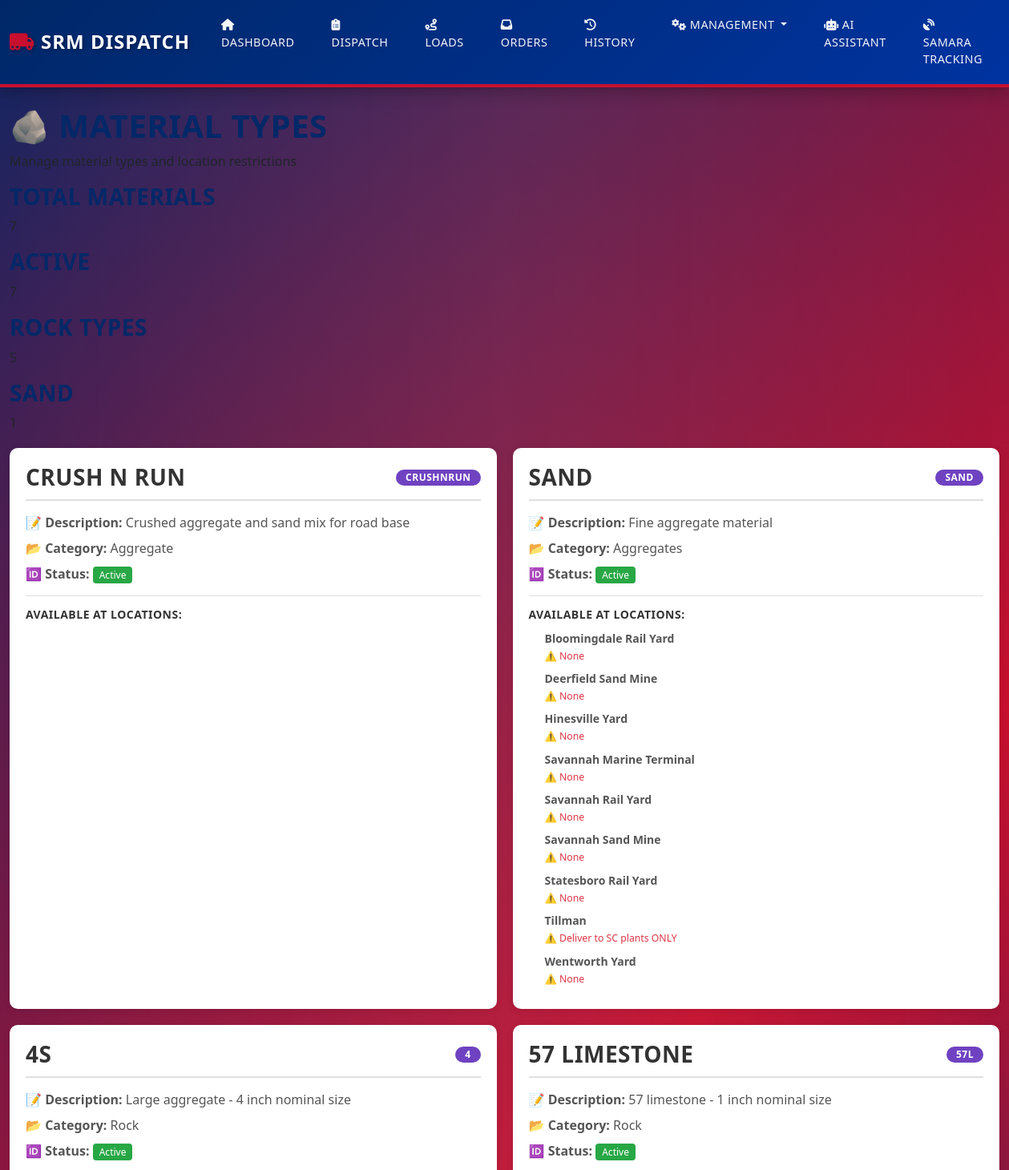
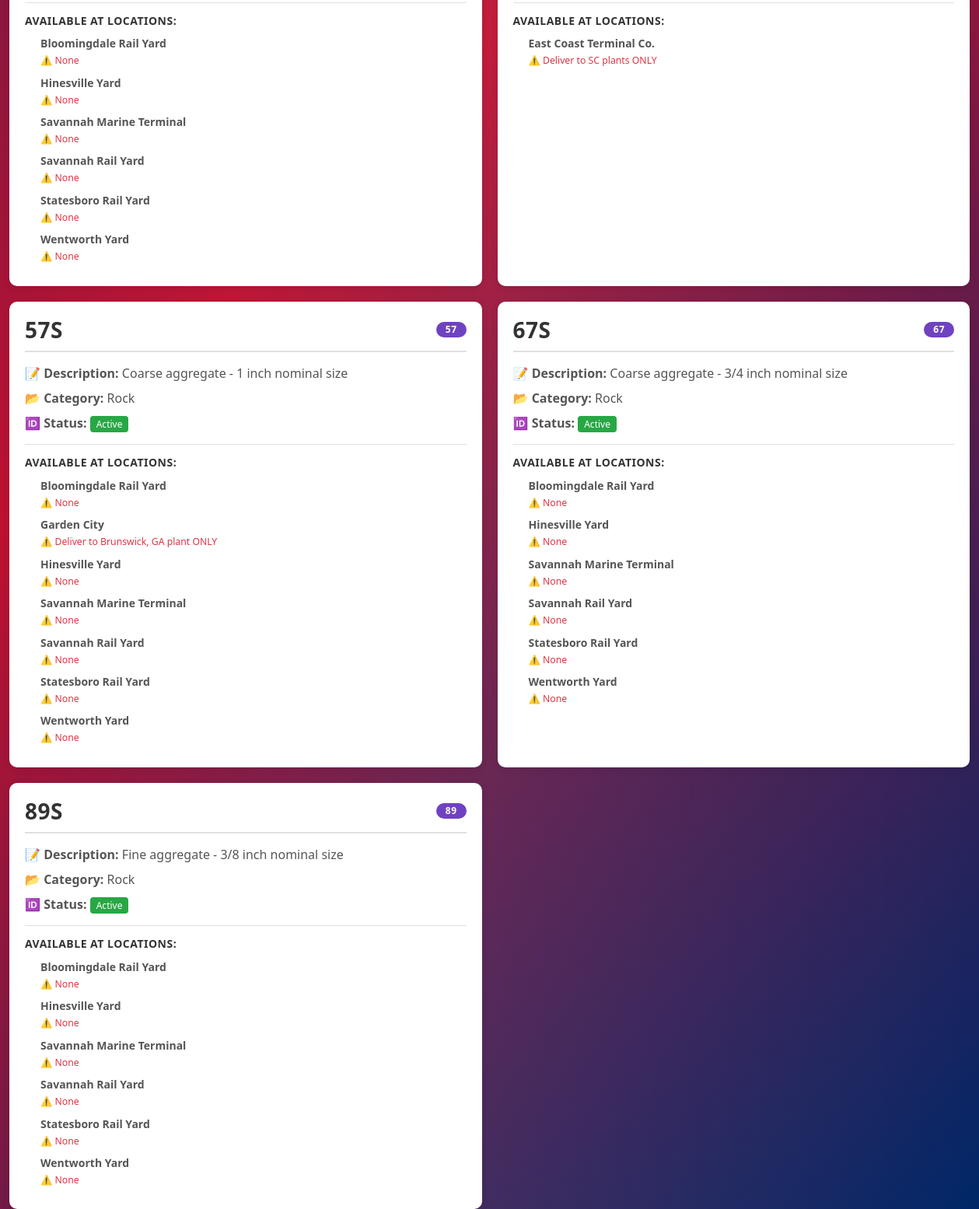
The page /materials on the database its author committed (2 pictures, top to bottom).
### tables this page shows
CREATE TABLE material_types (
            id INTEGER PRIMARY KEY AUTOINCREMENT,
            code TEXT UNIQUE NOT NULL,
            name TEXT NOT NULL,
            description TEXT,
            category TEXT,
            status TEXT DEFAULT 'active',
            created_at TIMESTAMP DEFAULT CURRENT_TIMESTAMP,
            updated_at TIMESTAMP DEFAULT CURRENT_TIMESTAMP
        );

CREATE TABLE location_materials (
            id INTEGER PRIMARY KEY AUTOINCREMENT,
            pickup_location_id TEXT NOT NULL,
            material_code TEXT NOT NULL,
            restriction TEXT,
            status TEXT DEFAULT 'active',
            created_at TIMESTAMP DEFAULT CURRENT_TIMESTAMP,
            updated_at TIMESTAMP DEFAULT CURRENT_TIMESTAMP,
            FOREIGN KEY (pickup_location_id) REFERENCES pickup_locations(location_id),
            FOREIGN KEY (material_code) REFERENCES material_types(code),
            UNIQUE(pickup_location_id, material_code)
        );

CREATE TABLE pickup_locations (
            id INTEGER PRIMARY KEY AUTOINCREMENT,
            location_id TEXT UNIQUE,
            name TEXT NOT NULL,
            company TEXT,
            address TEXT,
            city TEXT,
            state TEXT,
            zip TEXT,
            phone TEXT,
            hours TEXT,
            sales_rep TEXT,
            district_office TEXT,
            division_office TEXT,
            products TEXT,
            railway_access TEXT,
            status TEXT DEFAULT 'active',
            created_at TIMESTAMP DEFAULT CURRENT_TIMESTAMP,
            updated_at TIMESTAMP DEFAULT CURRENT_TIMESTAMP
        );

### app.py (the view)
@app.route('/materials')
def materials():
    materials_list = query_db('SELECT * FROM material_types ORDER BY category, name')
    location_materials = query_db('''
        SELECT lm.*, pl.name as location_name, mt.name as material_name
        FROM location_materials lm
        JOIN pickup_locations pl ON lm.pickup_location_id = pl.location_id
        JOIN material_types mt ON lm.material_code = mt.code
        ORDER BY pl.name, mt.name
    ''')
    return render_template('materials.html', materials=materials_list, location_materials=location_materials)

### app.py (called while the page is built)
def get_db():
    conn = sqlite3.connect(DATABASE)
    conn.row_factory = sqlite3.Row
    return conn

def query_db(query, args=(), one=False, commit=False):
    conn = get_db()
    cur = conn.cursor()
    cur.execute(query, args)
    if commit:
        conn.commit()
        result = cur.lastrowid
    else:
        result = cur.fetchone() if one else cur.fetchall()
    conn.close()
    return result

### templates/materials.html (shortened to what this page needs)
{% extends "base.html" %}
{% block content %}
<div class="page-header">
    <h1>🪨 Material Types</h1>
    <p>Manage material types and location restrictions</p>
</div>
<div class="stats-grid">
    <div class="stat-card">
        <h3>Total Materials</h3>
        <p class="stat-number">{{ materials|length }}</p>
    </div>
    <div class="stat-card">
        <h3>Active</h3>
        <p class="stat-number">{{ materials|selectattr('status', 'equalto', 'active')|list|length }}</p>
    </div>
    <div class="stat-card">
        <h3>Rock Types</h3>
        <p class="stat-number">{{ materials|selectattr('category', 'equalto', 'Rock')|list|length }}</p>
    </div>
    <div class="stat-card">
        <h3>Sand</h3>
        <p class="stat-number">{{ materials|selectattr('code', 'equalto', 'SAND')|list|length }}</p>
    </div>
</div>
<div class="materials-grid">
    {% for material in materials %}
    <div class="material-card">
        <div class="material-header">
            <h3>{{ material.name }}</h3>
            <span class="badge badge-code">{{ material.code }}</span>
        </div>
        <div class="material-details">
            <p><strong>📝 Description:</strong> {{ material.description }}</p>
            <p><strong>📂 Category:</strong> {{ material.category }}</p>
            <p><strong>🆔 Status:</strong> <span class="status status-{{ material.status }}">{{ material.status|title }}</span></p>
        </div>
        <div class="material-locations">
            <h4>Available at Locations:</h4>
            <ul>
                {% for loc in location_materials if loc.material_code == material.code %}
                <li>
                    <strong>{{ loc.location_name }}</strong>
                    {% if loc.restriction %}
                    <br><small class="restriction">⚠️ {{ loc.restriction }}</small>
                    {% endif %}
                </li>
                {% endfor %}
            </ul>
        </div>
    </div>
    {% endfor %}
</div>
{% endblock %}

### static/css/style.css (style rules this page uses)
:root { --srm-red: #C8102E; --srm-red-dark: #A00D25; --srm-white: #FFFFFF; --srm-blue: #002868; --srm-blue-light: #0033A0; --srm-gray-light: #F5F5F5; --srm-gray: #CCCCCC; --srm-dark: #333333; --srm-shadow: rgba(0, 0, 0, 0.15); }
body { font-family: 'Segoe UI', Tahoma, Geneva, Verdana, sans-serif; background: linear-gradient(135deg, #002868 0%, #C8102E 50%, #002868 100%); min-height: 100vh; background-attachment: fixed; }
body::before { content: ''; position: fixed; top: 0; left: 0; width: 100%; height: 100%; background-image: linear-gradient(90deg, transparent 0%, rgba(255, 255, 255, 0.05) 50%, transparent 100%), radial-gradient(circle at 30% 20%, rgba(200, 16, 46, 0.15) 0%, transparent 50%), radial-gradient(circle at 70% 80%, rgba(0, 40, 104, 0.15) 0%, transparent 50%); z-index: -1; pointer-events: none; }
.badge { padding: 8px 12px; font-weight: 600; text-transform: uppercase; letter-spacing: 0.5px; border-radius: 6px; }
h1, h2, h3, h4, h5, h6 { color: var(--srm-blue); font-weight: 700; text-transform: uppercase; letter-spacing: 0.5px; }

### templates/materials.html (style rules this page uses)
.materials-grid { display: grid; grid-template-columns: repeat(auto-fill, minmax(400px, 1fr)); gap: 20px; margin-top: 20px; }
.material-card { background: white; border-radius: 10px; padding: 20px; box-shadow: 0 2px 10px rgba(0,0,0,0.1); transition: transform 0.2s; }
.material-header { display: flex; justify-content: space-between; align-items: center; margin-bottom: 15px; padding-bottom: 10px; border-bottom: 2px solid #e0e0e0; }
.material-header h3 { margin: 0; color: #333; }
.badge { padding: 4px 12px; border-radius: 20px; font-size: 12px; font-weight: bold; text-transform: uppercase; }
.badge-code { background: #6f42c1; color: white; }
.material-details p { margin: 8px 0; color: #555; }
.status { padding: 2px 8px; border-radius: 4px; font-size: 12px; }
.status-active { background: #28a745; color: white; }
.material-locations { margin-top: 15px; padding-top: 15px; border-top: 1px solid #e0e0e0; }
.material-locations h4 { margin: 0 0 10px 0; color: #333; font-size: 14px; }
.material-locations ul { margin: 0; padding-left: 20px; list-style: none; }
.material-locations li { margin: 8px 0; color: #555; font-size: 14px; }
.restriction { color: #dc3545; font-weight: 500; }

### rows shown on the page
material_types: name "CRUSH N RUN", code "CRUSHNRUN", description "Crushed aggregate and sand mix for road base", category "Aggregate", status "Active"
material_types: name "SAND", code "SAND", description "Fine aggregate material", category "Aggregates", status "Active"
location_materials: location_name "Bloomingdale Rail Yard", restriction "None"
location_materials: location_name "Deerfield Sand Mine", restriction "None"
location_materials: location_name "Hinesville Yard", restriction "None"
location_materials: location_name "Savannah Marine Terminal", restriction "None"
location_materials: location_name "Savannah Rail Yard", restriction "None"
location_materials: location_name "Savannah Sand Mine", restriction "None"
location_materials: location_name "Statesboro Rail Yard", restriction "None"
location_materials: location_name "Tillman", restriction "Deliver to SC plants ONLY"
location_materials: location_name "Wentworth Yard", restriction "None"
material_types: name "4S", code "4", description "Large aggregate - 4 inch nominal size", category "Rock", status "Active"
location_materials: location_name "Bloomingdale Rail Yard", restriction "None"
location_materials: location_name "Hinesville Yard", restriction "None"
location_materials: location_name "Savannah Marine Terminal", restriction "None"
location_materials: location_name "Savannah Rail Yard", restriction "None"
location_materials: location_name "Statesboro Rail Yard", restriction "None"
location_materials: location_name "Wentworth Yard", restriction "None"
material_types: name "57 LIMESTONE", code "57L", description "57 limestone - 1 inch nominal size", category "Rock", status "Active"
location_materials: location_name "East Coast Terminal Co.", restriction "Deliver to SC plants ONLY"
material_types: name "57S", code "57", description "Coarse aggregate - 1 inch nominal size", category "Rock", status "Active"
location_materials: location_name "Bloomingdale Rail Yard", restriction "None"
location_materials: location_name "Garden City", restriction "Deliver to Brunswick, GA plant ONLY"
location_materials: location_name "Hinesville Yard", restriction "None"
location_materials: location_name "Savannah Marine Terminal", restriction "None"
location_materials: location_name "Savannah Rail Yard", restriction "None"
location_materials: location_name "Statesboro Rail Yard", restriction "None"
location_materials: location_name "Wentworth Yard", restriction "None"
material_types: name "67S", code "67", description "Coarse aggregate - 3/4 inch nominal size", category "Rock", status "Active"
location_materials: location_name "Bloomingdale Rail Yard", restriction "None"
location_materials: location_name "Hinesville Yard", restriction "None"
location_materials: location_name "Savannah Marine Terminal", restriction "None"
location_materials: location_name "Savannah Rail Yard", restriction "None"
location_materials: location_name "Statesboro Rail Yard", restriction "None"
location_materials: location_name "Wentworth Yard", restriction "None"
material_types: name "89S", code "89", description "Fine aggregate - 3/8 inch nominal size", category "Rock", status "Active"
location_materials: location_name "Bloomingdale Rail Yard", restriction "None"
location_materials: location_name "Hinesville Yard", restriction "None"
location_materials: location_name "Savannah Marine Terminal", restriction "None"
location_materials: location_name "Savannah Rail Yard", restriction "None"
location_materials: location_name "Statesboro Rail Yard", restriction "None"
location_materials: location_name "Wentworth Yard", restriction "None"
